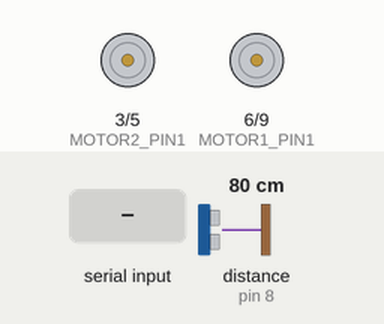
A sketch run on a simulated Arduino Uno, built with avr-gcc and run on an emulated ATmega328P. Shown: motor-driver pin pairs drawn as motors (green arrow = first pin HIGH = forward, orange = second pin HIGH = backward, longer = more drive). Inputs (shaded band) come from the test bench; at power-on: distance to the obstacle (sensor on pin 8) 80 cm. What the sketch prints to the serial monitor is not drawn.

Above: at 1.2 s.
1.3 s: "W" received over Serial
At 2.0 s:
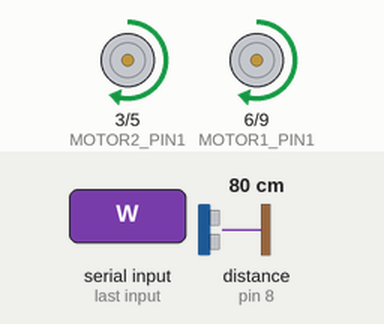
2.8 s: "D" received over Serial
At 3.1 s:
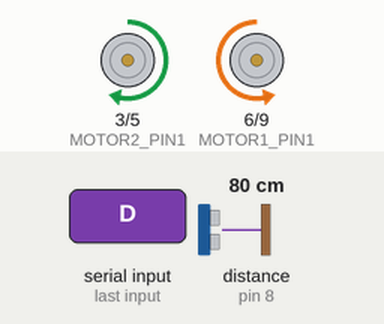
4.3 s: "A" received over Serial
At 5.5 s:
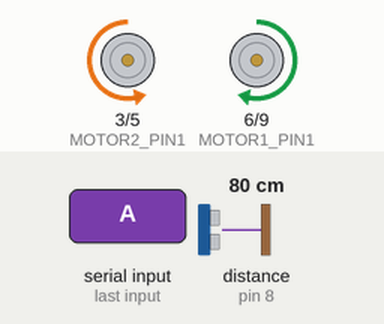
5.8 s: "S" received over Serial
At 6.6 s:
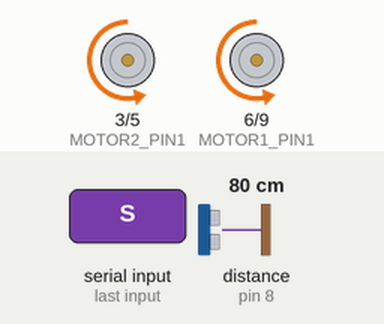
7.3 s: byte 81 ('Q') received over Serial
At 7.8 s:
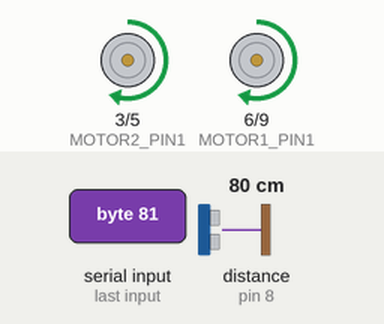
Timing chart, 0 to 10.3 s (numbered marks = the images above; inputs shaded):
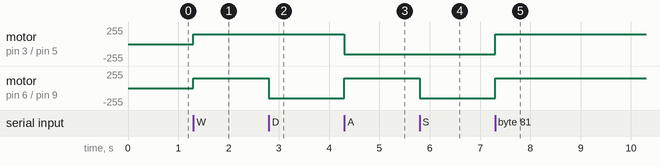

Measured:
- after the input at 1.3 s, motor on pin 3 (MOTOR2_PIN1) / pin 5 (MOTOR2_PIN2), motor on pin 6 (MOTOR1_PIN1) / pin 9 (MOTOR1_PIN2): stopped → forward 150/255 at once
- after the input at 2.8 s, motor on pin 6 (MOTOR1_PIN1) / pin 9 (MOTOR1_PIN2): forward 150/255 → backward 150/255 at once
- after the input at 4.3 s, motor on pin 3 (MOTOR2_PIN1) / pin 5 (MOTOR2_PIN2): forward 150/255 → backward 150/255 at once; motor on pin 6 (MOTOR1_PIN1) / pin 9 (MOTOR1_PIN2): backward 150/255 → forward 150/255 at once
- after the input at 5.8 s, motor on pin 6 (MOTOR1_PIN1) / pin 9 (MOTOR1_PIN2): forward 150/255 → backward 150/255 at once
- after the input at 7.3 s, motor on pin 3 (MOTOR2_PIN1) / pin 5 (MOTOR2_PIN2), motor on pin 6 (MOTOR1_PIN1) / pin 9 (MOTOR1_PIN2): backward 150/255 → forward 150/255 at once

The sketch:

Explor-IT_-_CNDV.ino
```cpp
#include <SoftwareSerial.h>
#include <Ultrasonic.h>


int MOTOR2_PIN1 = 3;
int MOTOR2_PIN2 = 5;
int MOTOR1_PIN1 = 6;
int MOTOR1_PIN2 = 9;

Ultrasonic ultrasonic(7, 8);
int distanceFront = ultrasonic.distanceRead();

int methanePin = A0;
int carbonPin = A1;

char data;

void setup() {
  pinMode(MOTOR1_PIN1, OUTPUT);
  pinMode(MOTOR1_PIN2, OUTPUT);
  pinMode(MOTOR2_PIN1, OUTPUT);
  pinMode(MOTOR2_PIN2, OUTPUT);
  Serial.begin(9600);
}

void loop() {
   while(Serial.available()>0)
  {
    data=Serial.read();
    Serial.write(data);
    if(data == 'W' || data == 'w')
    {
        go(150,150);
    }
    if (data == 'D' || data == 'd')
    {
        go(-150,150);
    }

    if(data == 'A' || data == 'a')
    {
        go(150,-150);

    }
    if(data == 'S' || data == 's')
    {
        go(-150,-150);
    }
    if(data == 'X' || data == 'x')
     {
        go(0, 0);
     }
    while(data == 'Q' || data == 'q')
    {
      while(distanceFront > 50 || distanceFront == 0)
      {
          go(150, 150);
          delay(1000);
          distanceFront = ultrasonic.distanceRead();
          Serial.print(distanceFront);
      }
      Serial.print(distanceFront);
      go(0, 0);
      delay(1000);
      go(-150,150);
      delay(1000);
      go(0, 0);
      delay(1000);
      go(150, 150);
      delay(1000);
      go(150, -150);
      delay(1000);
      go(0, 0);
      distanceFront = ultrasonic.distanceRead();
    }
    if(data == 'M' || data == 'm')
     {
       Serial.print("Metan:");
       Serial.print(analogRead(methanePin));
       Serial.println(" mg/L");
     }
    if(data == 'C' || data == 'c')
     {
       Serial.print("Monoxid de carbon:");
       Serial.print(analogRead(carbonPin));
       Serial.println(" mg/L");
     }
  }

}

void go(int speedLeft, int speedRight)
{
  if (speedLeft > 0)
  {
    analogWrite(MOTOR1_PIN1, speedLeft);
    analogWrite(MOTOR1_PIN2, 0);
  }
  else
  {
    analogWrite(MOTOR1_PIN1, 0);
    analogWrite(MOTOR1_PIN2, -speedLeft);
  }

  if (speedRight > 0)
  {
    analogWrite(MOTOR2_PIN1, speedRight);
    analogWrite(MOTOR2_PIN2, 0);
  }
  else
  {
    analogWrite(MOTOR2_PIN1, 0);
    analogWrite(MOTOR2_PIN2, -speedRight);
  }
}
```
